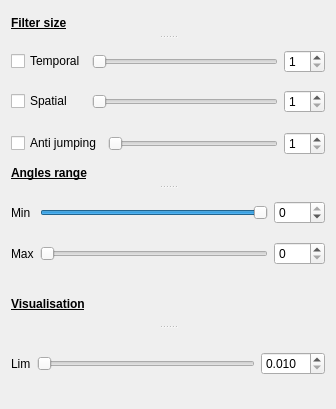
           <widget class="QWidget" name="page">
            <property name="geometry">
             <rect>
              <x>0</x>
              <y>0</y>
              <width>336</width>
              <height>409</height>
             </rect>
            </property>
            <attribute name="label">
             <string>LiDAR</string>
            </attribute>
            <layout class="QVBoxLayout" name="verticalLayout">
             <item>
              <widget class="QSplitter" name="splitter_2">
               <property name="orientation">
                <enum>Qt::Vertical</enum>
               </property>
               <widget class="QLabel" name="label_6">
                <property name="font">
                 <font>
                  <weight>75</weight>
                  <bold>true</bold>
                  <underline>true</underline>
                  <strikeout>false</strikeout>
                 </font>
                </property>
                <property name="text">
                 <string>Filter size</string>
                </property>
               </widget>
               <widget class="QWidget" name="layoutWidget">
                <layout class="QGridLayout" name="gridLayout_2">
                 <item row="0" column="1">
                  <widget class="QSlider" name="temporalFilterSlider">
                   <property name="minimum">
                    <number>1</number>
                   </property>
                   <property name="maximum">
                    <number>10</number>
                   </property>
                   <property name="orientation">
                    <enum>Qt::Horizontal</enum>
                   </property>
                  </widget>
                 </item>
                 <item row="0" column="2">
                  <widget class="QSpinBox" name="spinBox_2">
                   <property name="minimum">
                    <number>1</number>
                   </property>
                  </widget>
                 </item>
                 <item row="1" column="1">
                  <widget class="QSlider" name="spatialFilterSlider">
                   <property name="minimum">
                    <number>1</number>
                   </property>
                   <property name="maximum">
                    <number>10</number>
                   </property>
                   <property name="orientation">
                    <enum>Qt::Horizontal</enum>
                   </property>
                  </widget>
                 </item>
                 <item row="1" column="2">
                  <widget class="QSpinBox" name="spinBox">
                   <property name="minimum">
                    <number>1</number>
                   </property>
                  </widget>
                 </item>
                 <item row="1" column="0">
                  <widget class="QCheckBox" name="spatialFilterCheckBox">
                   <property name="text">
                    <string>Spatial</string>
                   </property>
                  </widget>
                 </item>
                 <item row="0" column="0">
                  <widget class="QCheckBox" name="temporalFilterCheckBox">
                   <property name="text">
                    <string>Temporal</string>
                   </property>
                  </widget>
                 </item>
                </layout>
               </widget>
              </widget>
             </item>
             <item>
              <layout class="QGridLayout" name="gridLayout_7">
               <item row="0" column="0">
                <widget class="QCheckBox" name="antiJumpingCheckBox">
                 <property name="text">
                  <string>Anti jumping</string>
                 </property>
                </widget>
               </item>
               <item row="0" column="1">
                <widget class="QSlider" name="antiJumpingSlider">
                 <property name="minimum">
                  <number>1</number>
                 </property>
                 <property name="maximum">
                  <number>10</number>
                 </property>
                 <property name="orientation">
                  <enum>Qt::Horizontal</enum>
                 </property>
                </widget>
               </item>
               <item row="0" column="2">
                <widget class="QSpinBox" name="antiJumpingSpinBox">
                 <property name="minimum">
                  <number>1</number>
                 </property>
                 <property name="maximum">
                  <number>10</number>
                 </property>
                </widget>
               </item>
              </layout>
             </item>
             <item>
              <widget class="QSplitter" name="splitter">
               <property name="orientation">
                <enum>Qt::Vertical</enum>
               </property>
               <widget class="QLabel" name="label_5">
                <property name="font">
                 <font>
                  <weight>75</weight>
                  <bold>true</bold>
                  <underline>true</underline>
                 </font>
                </property>
                <property name="text">
                 <string>Angles range</string>
                </property>
               </widget>
               <widget class="QWidget" name="layoutWidget">
                <layout class="QGridLayout" name="gridLayout">
                 <item row="0" column="2">
                  <widget class="QSpinBox" name="spinBox_3">
                   <property name="minimum">
                    <number>-180</number>
                   </property>
                   <property name="maximum">
                    <number>0</number>
                   </property>
                  </widget>
                 </item>
                 <item row="0" column="0">
                  <widget class="QLabel" name="label_3">
                   <property name="text">
                    <string>Min</string>
                   </property>
                  </widget>
                 </item>
                 <item row="0" column="1">
                  <widget class="QSlider" name="lidarMinAngleSlider">
                   <property name="minimum">
                    <number>-180</number>
                   </property>
                   <property name="maximum">
                    <number>0</number>
                   </property>
                   <property name="orientation">
                    <enum>Qt::Horizontal</enum>
                   </property>
                  </widget>
                 </item>
                 <item row="1" column="0">
                  <widget class="QLabel" name="label_4">
                   <property name="text">
                    <string>Max</string>
                   </property>
                  </widget>
                 </item>
                 <item row="1" column="1">
                  <widget class="QSlider" name="lidarMaxAngleSlider">
                   <property name="minimum">
                    <number>0</number>
                   </property>
                   <property name="maximum">
                    <number>180</number>
                   </property>
                   <property name="orientation">
                    <enum>Qt::Horizontal</enum>
                   </property>
                  </widget>
                 </item>
                 <item row="1" column="2">
                  <widget class="QSpinBox" name="spinBox_4">
                   <property name="minimum">
                    <number>0</number>
                   </property>
                   <property name="maximum">
                    <number>180</number>
                   </property>
                  </widget>
                 </item>
                </layout>
               </widget>
              </widget>
             </item>
             <item>
              <widget class="QSplitter" name="splitter_3">
               <property name="orientation">
                <enum>Qt::Vertical</enum>
               </property>
               <widget class="QLabel" name="label_8">
                <property name="font">
                 <font>
                  <weight>75</weight>
                  <bold>true</bold>
                  <underline>true</underline>
                 </font>
                </property>
                <property name="text">
                 <string>Visualisation</string>
                </property>
               </widget>
               <widget class="QWidget" name="gridLayoutWidget">
                <layout class="QGridLayout" name="gridLayout_4">
                 <item row="0" column="1">
                  <widget class="QSlider" name="lidarDisplayLimSlider">
                   <property name="minimum">
                    <number>10</number>
                   </property>
                   <property name="maximum">
                    <number>15000</number>
                   </property>
                   <property name="orientation">
                    <enum>Qt::Horizontal</enum>
                   </property>
                  </widget>
                 </item>
                 <item row="0" column="0">
                  <widget class="QLabel" name="label_9">
                   <property name="text">
                    <string>Lim</string>
                   </property>
                  </widget>
                 </item>
                 <item row="0" column="2">
                  <widget class="QDoubleSpinBox" name="lidarDisplayLimSpinBox">
                   <property name="decimals">
                    <number>3</number>
                   </property>
                   <property name="minimum">
                    <double>0.010000000000000</double>
                   </property>
                   <property name="maximum">
                    <double>15.000000000000000</double>
                   </property>
                   <property name="singleStep">
                    <double>0.100000000000000</double>
                   </property>
                  </widget>
                 </item>
                </layout>
               </widget>
              </widget>
             </item>
            </layout>
           </widget>
